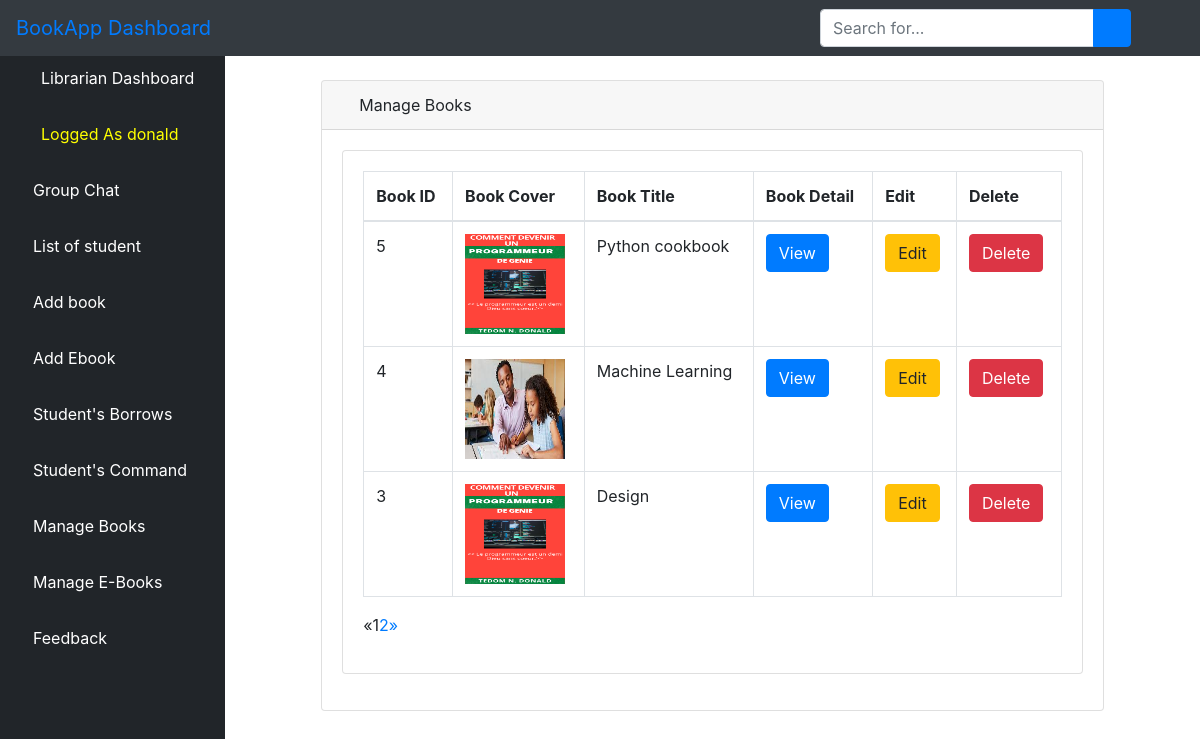
Screenshot of /lmbook/ (signed in) with the database file from the repository.
### users/models.py (models this page shows, shortened)
class User(AbstractUser):
    is_admin = models.BooleanField(default=False)
    is_librarian = models.BooleanField(default=False)
    is_student = models.BooleanField(default=False)
    is_publisher = models.BooleanField(default=False)
    is_not_verified = models.BooleanField(default=True)
    class Meta:
        swappable = 'AUTH_USER_MODEL'

class Books(models.Model):
    title = models.CharField(max_length=100)
    author = models.CharField(max_length=100)
    year = models.CharField(max_length=100)
    description = models.CharField(max_length=100)
    category = models.ForeignKey(Ecategory, on_delete=models.CASCADE, blank=True, null=True)
    uploaded_by = models.CharField(max_length=100)
    cover = models.ImageField(upload_to='cover', blank=True)
    date_added = models.DateTimeField(auto_now_add=True)
    class Meta:
        ordering = ['-date_added']
        verbose_name = ('Book')
        verbose_name_plural = ('Books')

### users/views.py (the view)
# urls.py: path('lmbook/', views.LManageBook.as_view(), name='lmbook'),
class LManageBook(LoginRequiredMixin,ListView):
	model = Books
	template_name = 'librarian/manage_books.html'
	context_object_name = 'books'
	paginate_by = 3
	def get_queryset(self):
		return Books.objects.order_by('-id')

### users/templates/librarian/manage_books.html (shortened to what this page needs)
{% extends 'librarian/base.html' %}
{% load static %}
{% block body %}
<div class="container-fluid">
  <div class="row" style="padding-top: 30px">
    <div class="col-sm-1" style="color: red">
    </div>
    <div class="col-sm-10">
      <div class="card mb-3">
        <div class="card-header">
          <i class="fas fa-table text-primary"></i>
          Manage Books
        </div>
        <div class="card-body">
          <div class="card mb-3">
            <div class="card-body">
              <div class="table-responsive">
                <table class="table table-bordered" id="dataTable" width="100%" cellspacing="0">
                  <thead>
                    <tr>
                      <th>Book ID</th>
                      <th>Book Cover</th>
                      <th>Book Title</th>
                      <th>Book Detail</th>
                      <th>Edit</th>
                      <th>Delete</th>
                    </tr>
                  </thead>
                  <tbody>
                    {% if books %}
                    {% for book in books %}
                    <tr>
                      <td>{{ book.id }}</td>
                      <td>
                        {% if book.cover %}
                        <img src="{{ book.cover.url }}" alt="{{ book.title }}" style="width:100px; height: 100px">
                        {% else %}
                        <span class="text-muted">No cover</span>
                        {% endif %}
                      </td>
                      <td>{{ book.title }}</td>
                      <td>
                        <a href="{% url 'lview' book.pk %}"><button type="button" class="btn btn-primary"> View</button></a>
                         </td>
                      <td>
                        <a href="{% url 'ledit' book.pk %}"><button type="button" class="btn btn-warning">
                            Edit</button></a>
                      </td>
                      <td>
                        <a href="{% url 'ldelete' book.pk %}"><button type="button" class="btn btn-danger">
                            Delete</button></a>
                      </td>
                    </tr>
                    {% endfor %}
                    {% endif %}
                  </tbody>
                </table>
                {% if is_paginated %}
                <ul class="pagination">
                  {% if page_obj.has_previous %}
                  <li><a href="?page={{ page_obj.previous_page_number }}">&laquo;</a></li>
                  {% else %}
                  <li class="disabled"><span>&laquo;</span></li>
                  {% endif %}
                  {% for i in paginator.page_range %}
                  {% if page_obj.number == i %}
                  <li class="active"><span>{{ i }} <span class="sr-only">(current)</span></span></li>
                  {% else %}
                  <li><a href="?page={{ i }}">{{ i }}</a></li>
                  {% endif %}
                  {% endfor %}
                  {% if page_obj.has_next %}
                  <li><a href="?page={{ page_obj.next_page_number }}">&raquo;</a></li>
                  {% else %}
                  <li class="disabled"><span>&raquo;</span></li>
                  {% endif %}
                </ul>
                {% endif %}
              </div>
            </div>
          </div>
        </div>
      </div>
    </div>
  </div>
</div>
</div>
</body>
</html>
{% endblock %}

### users/templates/librarian/base.html (shortened to what this page needs)
{% load static %}
<!DOCTYPE html>
<html lang="en">
<head>
    {% load static %}
    <link href="{% static 'vendor/fontawesome-free/css/all.min.css' %}" rel="stylesheet" type="text/css">
       <link rel="stylesheet" href="{% static 'assets/css/bootstrap.min.css' %}">
      <link rel="stylesheet" href="{% static 'assets/fonts/font-awesome-4.7.0/css/font-awesome.min.css' %}">
    <link href="{% static 'vendor/datatables/dataTables.bootstrap4.css' %}" rel="stylesheet">
    <link rel="stylesheet" type="text/css" href="{% static 'css/master.css' %}">
    <link href="{% static 'css/sb-admin.css' %}" rel="stylesheet">
</head>
<body id="page-top">
<nav class="navbar navbar-expand navbar-dark bg-dark fixed-top">
    <a class="navbar-brand mr-1 text-primary" href="">BookApp Dashboard</a>
    <button class="btn btn-link btn-sm text-white order-1 order-sm-0" id="sidebarToggle" href="#">
        <i class="fas fa-bars"></i>
    </button>
      <form class="d-none d-md-inline-block form-inline ml-auto mr-0 mr-md-3 my-2 my-md-0" action="">
        <div class="input-group">
            <input type="text" class="form-control" name="query" placeholder="Search for..." aria-label="Search" aria-describedby="basic-addon2">
            <div class="input-group-append">
                <button class="btn btn-primary" type="submit">
                    <i class="fas fa-search"></i>
                </button>
            </div>
        </div>
    </form>
    <ul class="navbar-nav ml-auto ml-md-0">
        <li class="nav-item dropdown no-arrow">
            <a class="nav-link dropdown-toggle" href="#" id="userDropdown" role="button" data-toggle="dropdown" aria-haspopup="true" aria-expanded="false">
                <i class="fas fa-user-circle fa-fw text-primary"></i>
            </a>
        </li>
    </ul>
</nav>
<div id="wrapper" style="padding-top: 50px">
<ul class="sidebar navbar-nav">
    <li class="nav-item active">
        <a class="nav-link" href="{% url 'librarian' %}">
            <i class="fas fa-fw fa-tachometer-alt"></i>
            <span>Librarian Dashboard</span>
        </a>
    </li>
    <li class="nav-item active">
        <a class="nav-link" href="">
            <i class="fas fa-user-circle fa-fw text-warning"></i>
            <span style="color: yellow">Logged As {{ user.username }}</span>
        </a>
    </li>
      <li class="nav-item">
        <a class="nav-link" href="{% url 'llchat' %}">
            <i class="fas fa-book text-primary"></i>
            <span style="color: white">Group Chat</span>
        </a>
    </li>
        <li class="nav-item">
        <a class="nav-link" href="">
            <i class="fas fa-book text-primary"></i>
            <span style="color: white">List of student</span>
        </a>
    </li>
        <li class="nav-item">
        <a class="nav-link" href="{% url 'laddbook' %}">
            <i class="fas fa-book text-primary"></i>
            <span style="color: white">Add book</span>
        </a>
    </li>
        <li class="nav-item">
        <a class="nav-link" href="{% url 'laddebook' %}">
            <i class="fas fa-book text-primary"></i>
            <span style="color: white">Add Ebook</span>
        </a>
    </li>
        <li class="nav-item">
        <a class="nav-link" href="{% url 'listborrow' %}">
            <i class="fas fa-book text-primary"></i>
            <span style="color: white">Student's Borrows </span>
        </a>
    </li>
    <li class="nav-item">
        <a class="nav-link" href="{% url 'listcommand' %}">
            <i class="fas fa-book text-primary"></i>
            <span style="color: white">Student's Command</span>
        </a>
    </li>
      <li class="nav-item">
        <a class="nav-link" href="{% url 'lmbook' %}">
            <i class="fas fa-book text-primary"></i>
            <span style="color: white">Manage Books</span>
        </a>
    </li>
    <li class="nav-item">
        <a class="nav-link" href="{% url 'lmebook' %}">
            <i class="fas fa-book text-primary"></i>
            <span style="color: white">Manage E-Books</span>
        </a>
    </li>
     <li class="nav-item">
        <a class="nav-link" href="{% url 'listfeedback' %}">
            <i class="fas fa-book text-primary"></i>
            <span style="color: white">Feedback</span>
        </a>
    </li>
</ul>
    {% block body %}{% endblock %}

### users/static/css/master.css (style rules this page uses)
html { scroll-behavior: smooth; }
li { list-style-type: none; }

### users/templates/librarian/base.html (style rules this page uses)
body { display: flex; flex-direction: column; min-height: 100vh; }

### rows the page displays
User: username "donald"
Books: id "5", cover (picture), title "Python cookbook"
Books: id "4", cover (picture), title "Machine Learning"
Books: id "3", cover (picture), title "Design"

### other values shown
{{ i }} "1"
{{ i }} "2"
